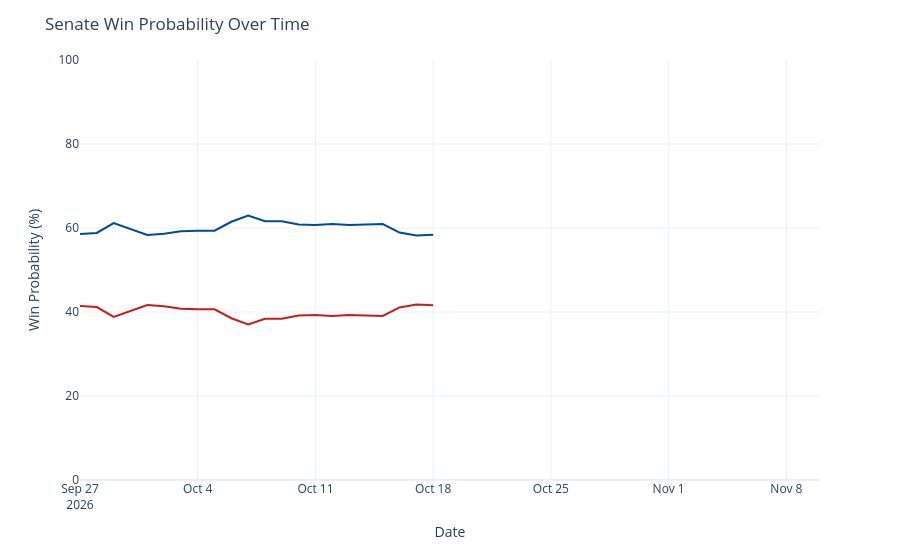

Notebook cell for this chart:
### Code cell
chance_over_time = output_ts[(output_ts['geo'] == 'US Senate') &
                             (output_ts['type'] == 'chance')]
chance_over_time['rep_chance'] = chance_over_time['y'].map(lambda x: 100 - x)
chance_over_time = chance_over_time.rename({'y': 'Democrats', 'rep_chance': 'Republicans'}, axis=1)
chance_time_ser = px.line(chance_over_time, x='date', y=['Democrats', 'Republicans'], template='plotly_white',
                         color_discrete_map={'Democrats': '#004b97', 'Republicans': '#c71e1d'},)
chance_time_ser.update_traces(hovertemplate="%{y:.1f}%")
chance_time_ser.update_layout(
    xaxis=dict(range=[pd.to_datetime('2026-09-27'), pd.to_datetime('2026-11-10')]),
    yaxis=dict(range=[0, 100]),
    xaxis_title='Date',
    yaxis_title='Win Probability (%)',
    title=dict(text="Senate Win Probability Over Time"),
    hovermode="x",
    showlegend=False
)
chance_time_ser

### Figure 1 — Plotly figure (JSON) as saved in the notebook; plotly's stock layout.template omitted (floating-point values rounded to 4 significant figures)
{"data": [{"hovertemplate": "%{y:.1f}%", "legendgroup": "Democrats", "line": {"color": "#004b97", "dash": "solid"}, "marker": {"symbol": "circle"}, "mode": "lines", "name": "Democrats", "orientation": "v", "showlegend": true, "type": "scatter", "x": ["2026-09-27", "2026-09-28", "2026-09-29", "2026-09-30", "2026-10-01", "2026-10-02", "2026-10-03", "2026-10-04", "2026-10-05", "2026-10-06", "2026-10-07", "2026-10-08", "2026-10-09", "2026-10-10", "2026-10-11", "2026-10-12", "2026-10-13", "2026-10-15", "2026-10-16", "2026-10-17", "2026-10-18"], "xaxis": "x", "y": [58.6, 58.83, 61.17, 59.8, 58.36, 58.64, 59.21, 59.34, 59.36, 61.49, 62.99, 61.61, 61.59, 60.85, 60.69, 60.92, 60.74, 60.95, 58.91, 58.21, 58.41], "yaxis": "y"}, {"hovertemplate": "%{y:.1f}%", "legendgroup": "Republicans", "line": {"color": "#c71e1d", "dash": "solid"}, "marker": {"symbol": "circle"}, "mode": "lines", "name": "Republicans", "orientation": "v", "showlegend": true, "type": "scatter", "x": ["2026-09-27", "2026-09-28", "2026-09-29", "2026-09-30", "2026-10-01", "2026-10-02", "2026-10-03", "2026-10-04", "2026-10-05", "2026-10-06", "2026-10-07", "2026-10-08", "2026-10-09", "2026-10-10", "2026-10-11", "2026-10-12", "2026-10-13", "2026-10-15", "2026-10-16", "2026-10-17", "2026-10-18"], "xaxis": "x", "y": [41.4, 41.17, 38.83, 40.2, 41.64, 41.36, 40.79, 40.66, 40.64, 38.51, 37.01, 38.39, 38.41, 39.15, 39.31, 39.08, 39.26, 39.05, 41.09, 41.79, 41.59], "yaxis": "y"}], "layout": {"hovermode": "x", "legend": {"title": {"text": "variable"}, "tracegroupgap": 0}, "margin": {"t": 60}, "showlegend": false, "title": {"text": "Senate Win Probability Over Time"}, "xaxis": {"anchor": "y", "domain": [0, 1], "range": ["2026-09-27T00:00:00", "2026-11-10T00:00:00"], "title": {"text": "Date"}}, "yaxis": {"anchor": "x", "domain": [0, 1], "range": [0, 100], "title": {"text": "Win Probability (%)"}}}}
